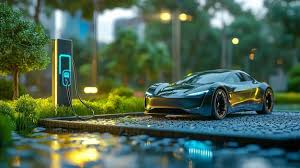
#> input picture practical/ml_practice/OpenCV/ev4.jpg, 300 x 168 px, found by its file name
$ python cv3.py
#> lines starting #> are read from the running program, lines starting #| are printed output that depends on the picture
# split and merge image
import cv2 as cv
import numpy as np
import matplotlib.pyplot as plt

img=cv.imread('.venv\practical\ml_practice\OpenCV\ev4.jpg')
#> img is the input picture: shape (168, 300, 3); mean B, G, R 80.8, 100.3, 74
b,g,r=cv.split(img)
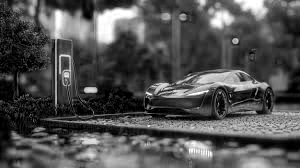
#> b: shape (168, 300); min 0, max 255, mean 80.8
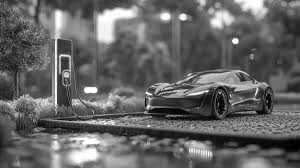
#> g: shape (168, 300); min 0, max 255, mean 100.3
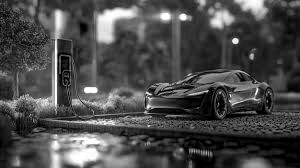
#> r: shape (168, 300); min 0, max 255, mean 74

img2=cv.merge((b,g,r))

cv.imshow('blue',b)
cv.imshow('green',g)
cv.imshow('red',r)

cv.imshow('merge',img2)

cv.waitKey(0)
cv.destroyAllWindows()
